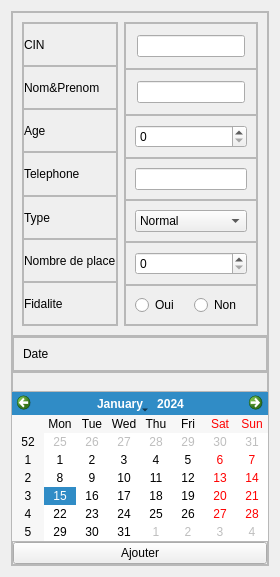
       <widget class="QWidget" name="tab_2">
        <attribute name="title">
         <string>Ajouter</string>
        </attribute>
        <layout class="QHBoxLayout" name="horizontalLayout_2">
         <item>
          <widget class="QFrame" name="frame_8">
           <property name="frameShape">
            <enum>QFrame::StyledPanel</enum>
           </property>
           <property name="frameShadow">
            <enum>QFrame::Raised</enum>
           </property>
           <layout class="QVBoxLayout" name="verticalLayout_9">
            <property name="spacing">
             <number>0</number>
            </property>
            <property name="leftMargin">
             <number>0</number>
            </property>
            <property name="topMargin">
             <number>0</number>
            </property>
            <property name="rightMargin">
             <number>0</number>
            </property>
            <property name="bottomMargin">
             <number>0</number>
            </property>
            <item alignment="Qt::AlignTop">
             <widget class="QFrame" name="frame_9">
              <property name="frameShape">
               <enum>QFrame::StyledPanel</enum>
              </property>
              <property name="frameShadow">
               <enum>QFrame::Raised</enum>
              </property>
              <layout class="QHBoxLayout" name="horizontalLayout_3">
               <item>
                <widget class="QFrame" name="frame_11">
                 <property name="frameShape">
                  <enum>QFrame::StyledPanel</enum>
                 </property>
                 <property name="frameShadow">
                  <enum>QFrame::Raised</enum>
                 </property>
                 <layout class="QVBoxLayout" name="verticalLayout_11">
                  <property name="spacing">
                   <number>0</number>
                  </property>
                  <property name="leftMargin">
                   <number>0</number>
                  </property>
                  <property name="topMargin">
                   <number>0</number>
                  </property>
                  <property name="rightMargin">
                   <number>0</number>
                  </property>
                  <property name="bottomMargin">
                   <number>0</number>
                  </property>
                  <item>
                   <widget class="QFrame" name="frame_19">
                    <property name="frameShape">
                     <enum>QFrame::StyledPanel</enum>
                    </property>
                    <property name="frameShadow">
                     <enum>QFrame::Raised</enum>
                    </property>
                    <layout class="QVBoxLayout" name="verticalLayout_20">
                     <property name="spacing">
                      <number>0</number>
                     </property>
                     <property name="leftMargin">
                      <number>0</number>
                     </property>
                     <property name="topMargin">
                      <number>0</number>
                     </property>
                     <property name="rightMargin">
                      <number>0</number>
                     </property>
                     <property name="bottomMargin">
                      <number>0</number>
                     </property>
                     <item>
                      <widget class="QLabel" name="label">
                       <property name="text">
                        <string>CIN</string>
                       </property>
                      </widget>
                     </item>
                    </layout>
                   </widget>
                  </item>
                  <item>
                   <widget class="QFrame" name="frame_20">
                    <property name="frameShape">
                     <enum>QFrame::StyledPanel</enum>
                    </property>
                    <property name="frameShadow">
                     <enum>QFrame::Raised</enum>
                    </property>
                    <layout class="QVBoxLayout" name="verticalLayout_19">
                     <property name="spacing">
                      <number>0</number>
                     </property>
                     <property name="leftMargin">
                      <number>0</number>
                     </property>
                     <property name="topMargin">
                      <number>0</number>
                     </property>
                     <property name="rightMargin">
                      <number>0</number>
                     </property>
                     <property name="bottomMargin">
                      <number>0</number>
                     </property>
                     <item>
                      <widget class="QLabel" name="label_2">
                       <property name="text">
                        <string>Nom&amp;Prenom</string>
                       </property>
                      </widget>
                     </item>
                    </layout>
                   </widget>
                  </item>
                  <item>
                   <widget class="QFrame" name="frame_13">
                    <property name="frameShape">
                     <enum>QFrame::StyledPanel</enum>
                    </property>
                    <property name="frameShadow">
                     <enum>QFrame::Raised</enum>
                    </property>
                    <layout class="QVBoxLayout" name="verticalLayout_18">
                     <property name="spacing">
                      <number>0</number>
                     </property>
                     <property name="leftMargin">
                      <number>0</number>
                     </property>
                     <property name="topMargin">
                      <number>0</number>
                     </property>
                     <property name="rightMargin">
                      <number>0</number>
                     </property>
                     <property name="bottomMargin">
                      <number>0</number>
                     </property>
                     <item>
                      <widget class="QLabel" name="label_3">
                       <property name="text">
                        <string>Age</string>
                       </property>
                      </widget>
                     </item>
                    </layout>
                   </widget>
                  </item>
                  <item>
                   <widget class="QFrame" name="frame_18">
                    <property name="frameShape">
                     <enum>QFrame::StyledPanel</enum>
                    </property>
                    <property name="frameShadow">
                     <enum>QFrame::Raised</enum>
                    </property>
                    <layout class="QVBoxLayout" name="verticalLayout_17">
                     <property name="spacing">
                      <number>0</number>
                     </property>
                     <property name="leftMargin">
                      <number>0</number>
                     </property>
                     <property name="topMargin">
                      <number>0</number>
                     </property>
                     <property name="rightMargin">
                      <number>0</number>
                     </property>
                     <property name="bottomMargin">
                      <number>0</number>
                     </property>
                     <item>
                      <widget class="QLabel" name="label_4">
                       <property name="text">
                        <string>Telephone</string>
                       </property>
                      </widget>
                     </item>
                    </layout>
                   </widget>
                  </item>
                  <item>
                   <widget class="QFrame" name="frame_14">
                    <property name="frameShape">
                     <enum>QFrame::StyledPanel</enum>
                    </property>
                    <property name="frameShadow">
                     <enum>QFrame::Raised</enum>
                    </property>
                    <layout class="QVBoxLayout" name="verticalLayout_16">
                     <property name="spacing">
                      <number>0</number>
                     </property>
                     <property name="leftMargin">
                      <number>0</number>
                     </property>
                     <property name="topMargin">
                      <number>0</number>
                     </property>
                     <property name="rightMargin">
                      <number>0</number>
                     </property>
                     <property name="bottomMargin">
                      <number>0</number>
                     </property>
                     <item>
                      <widget class="QLabel" name="label_5">
                       <property name="text">
                        <string>Type</string>
                       </property>
                      </widget>
                     </item>
                    </layout>
                   </widget>
                  </item>
                  <item>
                   <widget class="QFrame" name="frame_17">
                    <property name="frameShape">
                     <enum>QFrame::StyledPanel</enum>
                    </property>
                    <property name="frameShadow">
                     <enum>QFrame::Raised</enum>
                    </property>
                    <layout class="QVBoxLayout" name="verticalLayout_15">
                     <property name="spacing">
                      <number>0</number>
                     </property>
                     <property name="leftMargin">
                      <number>0</number>
                     </property>
                     <property name="topMargin">
                      <number>0</number>
                     </property>
                     <property name="rightMargin">
                      <number>0</number>
                     </property>
                     <property name="bottomMargin">
                      <number>0</number>
                     </property>
                     <item>
                      <widget class="QLabel" name="label_6">
                       <property name="text">
                        <string>Nombre de place</string>
                       </property>
                      </widget>
                     </item>
                    </layout>
                   </widget>
                  </item>
                  <item>
                   <widget class="QFrame" name="frame_15">
                    <property name="frameShape">
                     <enum>QFrame::StyledPanel</enum>
                    </property>
                    <property name="frameShadow">
                     <enum>QFrame::Raised</enum>
                    </property>
                    <layout class="QVBoxLayout" name="verticalLayout_14">
                     <property name="spacing">
                      <number>0</number>
                     </property>
                     <property name="leftMargin">
                      <number>0</number>
                     </property>
                     <property name="topMargin">
                      <number>0</number>
                     </property>
                     <property name="rightMargin">
                      <number>0</number>
                     </property>
                     <property name="bottomMargin">
                      <number>0</number>
                     </property>
                     <item>
                      <widget class="QLabel" name="label_7">
                       <property name="text">
                        <string>Fidalite</string>
                       </property>
                      </widget>
                     </item>
                    </layout>
                   </widget>
                  </item>
                 </layout>
                </widget>
               </item>
               <item>
                <widget class="QFrame" name="frame_12">
                 <property name="frameShape">
                  <enum>QFrame::StyledPanel</enum>
                 </property>
                 <property name="frameShadow">
                  <enum>QFrame::Raised</enum>
                 </property>
                 <layout class="QVBoxLayout" name="verticalLayout_12">
                  <property name="spacing">
                   <number>0</number>
                  </property>
                  <property name="leftMargin">
                   <number>0</number>
                  </property>
                  <property name="topMargin">
                   <number>0</number>
                  </property>
                  <property name="rightMargin">
                   <number>0</number>
                  </property>
                  <property name="bottomMargin">
                   <number>0</number>
                  </property>
                  <item>
                   <widget class="QFrame" name="frame_26">
                    <property name="frameShape">
                     <enum>QFrame::StyledPanel</enum>
                    </property>
                    <property name="frameShadow">
                     <enum>QFrame::Raised</enum>
                    </property>
                    <layout class="QVBoxLayout" name="verticalLayout_25" stretch="0">
                     <property name="spacing">
                      <number>11</number>
                     </property>
                     <property name="leftMargin">
                      <number>11</number>
                     </property>
                     <property name="topMargin">
                      <number>11</number>
                     </property>
                     <property name="rightMargin">
                      <number>11</number>
                     </property>
                     <property name="bottomMargin">
                      <number>11</number>
                     </property>
                     <item>
                      <widget class="QLineEdit" name="Cin_A"/>
                     </item>
                    </layout>
                   </widget>
                  </item>
                  <item>
                   <widget class="QFrame" name="frame_21">
                    <property name="frameShape">
                     <enum>QFrame::StyledPanel</enum>
                    </property>
                    <property name="frameShadow">
                     <enum>QFrame::Raised</enum>
                    </property>
                    <layout class="QVBoxLayout" name="verticalLayout_24">
                     <property name="leftMargin">
                      <number>11</number>
                     </property>
                     <property name="topMargin">
                      <number>11</number>
                     </property>
                     <property name="rightMargin">
                      <number>11</number>
                     </property>
                     <property name="bottomMargin">
                      <number>11</number>
                     </property>
                     <item>
                      <widget class="QLineEdit" name="NomPrenom_A"/>
                     </item>
                    </layout>
                   </widget>
                  </item>
                  <item>
                   <widget class="QFrame" name="frame_25">
                    <property name="frameShape">
                     <enum>QFrame::StyledPanel</enum>
                    </property>
                    <property name="frameShadow">
                     <enum>QFrame::Raised</enum>
                    </property>
                    <layout class="QVBoxLayout" name="verticalLayout_23">
                     <item>
                      <widget class="QSpinBox" name="Age_A"/>
                     </item>
                    </layout>
                   </widget>
                  </item>
                  <item>
                   <widget class="QFrame" name="frame_24">
                    <property name="frameShape">
                     <enum>QFrame::StyledPanel</enum>
                    </property>
                    <property name="frameShadow">
                     <enum>QFrame::Raised</enum>
                    </property>
                    <layout class="QVBoxLayout" name="verticalLayout_22">
                     <item>
                      <widget class="QLineEdit" name="Tel_A"/>
                     </item>
                    </layout>
                   </widget>
                  </item>
                  <item>
                   <widget class="QFrame" name="frame_22">
                    <property name="frameShape">
                     <enum>QFrame::StyledPanel</enum>
                    </property>
                    <property name="frameShadow">
                     <enum>QFrame::Raised</enum>
                    </property>
                    <layout class="QVBoxLayout" name="verticalLayout_13">
                     <item>
                      <widget class="QComboBox" name="Type_A">
                       <item>
                        <property name="text">
                         <string>Normal</string>
                        </property>
                       </item>
                       <item>
                        <property name="text">
                         <string>VIP</string>
                        </property>
                       </item>
                      </widget>
                     </item>
                    </layout>
                   </widget>
                  </item>
                  <item>
                   <widget class="QFrame" name="frame_27">
                    <property name="frameShape">
                     <enum>QFrame::StyledPanel</enum>
                    </property>
                    <property name="frameShadow">
                     <enum>QFrame::Raised</enum>
                    </property>
                    <layout class="QVBoxLayout" name="verticalLayout_21">
                     <item>
                      <widget class="QSpinBox" name="Nb_Place_A"/>
                     </item>
                    </layout>
                   </widget>
                  </item>
                  <item>
                   <widget class="QFrame" name="frame_28">
                    <property name="frameShape">
                     <enum>QFrame::StyledPanel</enum>
                    </property>
                    <property name="frameShadow">
                     <enum>QFrame::Raised</enum>
                    </property>
                    <layout class="QHBoxLayout" name="horizontalLayout_4">
                     <item>
                      <widget class="QRadioButton" name="Oui_A">
                       <property name="text">
                        <string>Oui</string>
                       </property>
                      </widget>
                     </item>
                     <item>
                      <widget class="QRadioButton" name="Non_A">
                       <property name="text">
                        <string>Non</string>
                       </property>
                      </widget>
                     </item>
                    </layout>
                   </widget>
                  </item>
                 </layout>
                </widget>
               </item>
              </layout>
             </widget>
            </item>
            <item>
             <widget class="QFrame" name="frame_16">
              <property name="frameShape">
               <enum>QFrame::StyledPanel</enum>
              </property>
              <property name="frameShadow">
               <enum>QFrame::Raised</enum>
              </property>
              <layout class="QHBoxLayout" name="horizontalLayout_5">
               <property name="spacing">
                <number>0</number>
               </property>
               <property name="leftMargin">
                <number>0</number>
               </property>
               <property name="topMargin">
                <number>0</number>
               </property>
               <property name="rightMargin">
                <number>0</number>
               </property>
               <property name="bottomMargin">
                <number>0</number>
               </property>
               <item>
                <widget class="QFrame" name="frame_23">
                 <property name="frameShape">
                  <enum>QFrame::StyledPanel</enum>
                 </property>
                 <property name="frameShadow">
                  <enum>QFrame::Raised</enum>
                 </property>
                 <layout class="QVBoxLayout" name="verticalLayout_26">
                  <item>
                   <widget class="QLabel" name="label_8">
                    <property name="text">
                     <string>Date</string>
                    </property>
                   </widget>
                  </item>
                 </layout>
                </widget>
               </item>
              </layout>
             </widget>
            </item>
            <item>
             <widget class="QFrame" name="frame_29">
              <property name="frameShape">
               <enum>QFrame::StyledPanel</enum>
              </property>
              <property name="frameShadow">
               <enum>QFrame::Raised</enum>
              </property>
              <layout class="QVBoxLayout" name="verticalLayout_27"/>
             </widget>
            </item>
            <item>
             <widget class="QCalendarWidget" name="calendarWidget_A"/>
            </item>
            <item alignment="Qt::AlignBottom">
             <widget class="QFrame" name="frame_10">
              <property name="frameShape">
               <enum>QFrame::StyledPanel</enum>
              </property>
              <property name="frameShadow">
               <enum>QFrame::Raised</enum>
              </property>
              <layout class="QVBoxLayout" name="verticalLayout_10">
               <property name="spacing">
                <number>0</number>
               </property>
               <property name="leftMargin">
                <number>0</number>
               </property>
               <property name="topMargin">
                <number>0</number>
               </property>
               <property name="rightMargin">
                <number>0</number>
               </property>
               <property name="bottomMargin">
                <number>0</number>
               </property>
               <item alignment="Qt::AlignBottom">
                <widget class="QPushButton" name="Ajouter">
                 <property name="text">
                  <string>Ajouter</string>
                 </property>
                </widget>
               </item>
              </layout>
             </widget>
            </item>
           </layout>
          </widget>
         </item>
        </layout>
       </widget>
